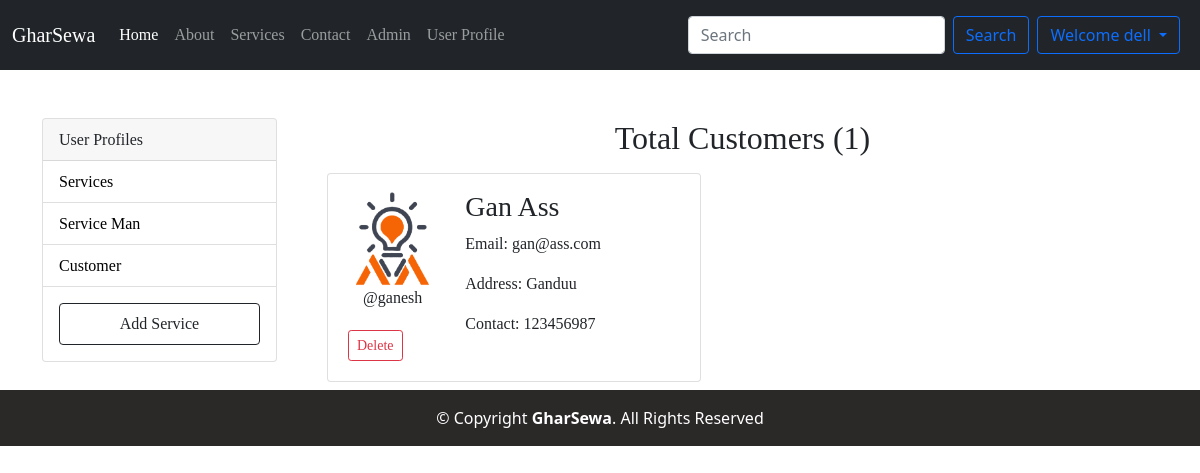
The app's page /user_profile/?category=customer (signed in) with its own data.
### home/models.py (models this page shows, shortened)
class Customer(models.Model):
    user = models.ForeignKey(User, on_delete=models.CASCADE, null=True)
    phone = models.CharField(max_length=20, null=True)
    address = models.CharField(max_length=100, null=True)
    image = models.ImageField(upload_to='customer/', null=True)
    date_joined = models.DateField(auto_now_add=True)

### home/views.py (the view)
# urls.py: path('user_profile/', views.user_profile, name='user_profile'),
@login_required(login_url='login')
def user_profile(request):
    if request.user.is_staff:
        category = request.GET.get('category')
        if category == None:
            services = Service.objects.all()
            count = services.count()
            category = 'Total Services Offered'
            return render(request, 'user_profile.html', {'services': services, 'count': count, 'category': category},)
        elif category == 'users':
            users = Service_Man.objects.all()
            count = users.count()
            category = 'Total Service-Man'
            return render(request, 'user_profile.html', {'users': users, 'count': count, 'category': category})
        elif category == 'customer':
            customers = Customer.objects.all()
            count = customers.count()
            category = "Total Customers"
            return render(request, 'user_profile.html', {'customers': customers, 'count': count, 'category': category})
        else:
            return render(request, 'user_profile.html')
    else:
        return HttpResponse('Error')

### templates/user_profile.html (shortened to what this page needs)
{% extends 'base.html' %}
{% load static %}
{% block body %}
<div class="container mt-5">
    <div class="row">
        <div class="col-md-3">
            <div class="card">
                <div class="card-header">
                    <a>User Profiles</a>
                </div>
                <ul class="list-group list-group-flush">
                    <li class="list-group-item">
                        <a href="{% url 'user_profile' %}">Services</a>
                    </li>
                    <li class="list-group-item">
                        <a href="{% url 'user_profile' %}?category=users">Service Man</a>
                    </li>
                    <li class="list-group-item">
                        <a href="{% url 'user_profile' %}?category=customer">Customer</a>
                    </li>
                </ul>
                <a href="{% url 'add_service' %}" class="btn btn-outline-dark p-2 m-3">Add Service</a>
            </div>
        </div>
        <div class="col-md-9">
            <div class="row">
                <h2 class="text-center"><a>{{category}} ({{count}})</h2>
                {% for customer in customers %}
                <div class="col-md-6">
                    <div class="card card-body my-2">
                        <div class="row">
                            <div class="col-md-4">
                                <div>
                                    <img src="{{customer.image.url}}" class="image-thumbnail w-75 m-auto" alt="Photos">
                                    <p class="text-center">@{{customer.user.username}}</p>
                                </div>
                                <div>
                                    <button class="btn btn-outline-danger btn-sm m-1" data-bs-toggle="modal"
                                        data-bs-target="#deleteCustomer">Delete</button>
                                </div>
                            </div>
                            <div class="col-md-8">
                                <h3>{{customer.user.first_name}} {{customer.user.last_name}}</h3>
                                <p>Email: {{customer.user.email}}</p>
                                <p>Address: {{customer.address}}</p>
                                <p>Contact: {{customer.phone}}</p>
                            </div>
                        </div>
                    </div>
                </div>
                {% endfor %}
            </div>
        </div>
    </div>
</div>
{% endblock body %}

### templates/base.html (shortened to what this page needs)
{% load static %}
<!DOCTYPE html>
<html lang="en">
<head>
    <link rel="stylesheet" href="https://cdnjs.cloudflare.com/ajax/libs/jquery-confirm/3.3.2/jquery-confirm.min.css">
    <link href="https://cdn.jsdelivr.net/npm/bootstrap@5.0.1/dist/css/bootstrap.min.css" rel="stylesheet"
>
    <link rel="stylesheet" href="https://stackpath.bootstrapcdn.com/font-awesome/4.7.0/css/font-awesome.min.css">
    <link rel="stylesheet" href="{% static '/css/style.css' %}">
</head>
<body>
    <nav class="navbar navbar-expand-lg navbar-dark bg-dark">
        <div class="container-fluid">
            <a class="navbar-brand" href="/">GharSewa</a>
            <div class="collapse navbar-collapse" id="navbarSupportedContent">
                <ul class="navbar-nav me-auto mb-2 mb-lg-0">
                    {% if user.is_superuser %}
                    <li class="nav-item">
                        <a class="nav-link active" aria-current="page" href="{% url 'admin_home' %}">Home</a>
                    </li>
                    {% else %}
                    <li class="nav-item">
                        <a class="nav-link active" aria-current="page" href="/">Home</a>
                    </li>
                    {% endif %}
                    <li class="nav-item">
                        <a class="nav-link" href="/about">About</a>
                    </li>
                    <li class="nav-item">
                        <a class="nav-link" href="/services">Services</a>
                    </li>
                    <li class="nav-item">
                        <a class="nav-link" href="/contact">Contact</a>
                    </li>
                    <li class="nav-item">
                        <a class="nav-link" target="_blank" href="/admin">Admin</a>
                    </li>
                    {% if user.is_superuser %}
                    <li class="nav-item">
                        <a class="nav-link" href="/user_profile">User Profile</a>
                    </li>
                    {% endif %}
                </ul>
                <form class="d-flex" action="/search" method="GET">
                    <input class="form-control me-2" type="search" name="search" id="search" placeholder="Search"
                        aria-label="Search" required>
                    <button class="btn btn-outline-primary" type="submit">Search</button>
                </form>
                <div class="m-2">
                    {% if user.is_authenticated %}
                    <span class="dropdown">
                        <button class="btn btn-outline-primary dropdown-toggle" type="button" id="userid"
                            data-bs-toggle="dropdown" aria-expanded="false">
                            Welcome {{request.user}}
                        </button>
                    </span>
                {% endif %}
            </div>
        </div>
        </div>
    </nav>
    {% block body %}{% endblock body %}
    <footer id="footer">
        <div class="copyright p-2">
            &copy; Copyright <strong><span>GharSewa</span></strong>. All Rights Reserved
        </div>
    </footer>
</body>
</html>

### static/css/style.css (style rules this page uses)
:root { --font1: "Montserrat"; --font2: "Roboto Slab"; --color1: #708ce7; }
* { box-sizing: border-box; margin: 0; padding: 0; }
html { scroll-behavior: smooth; }
body { overflow-x: hidden; line-height: 1.5; }
img { display: block; }
.row { justify-content: space-between; }
footer { text-align: center; background-color: rgb(43, 40, 40); color: white; width: 100%; line-height: 2.5rem; }
.m-auto { margin: auto; }

### templates/user_profile.html (style rules this page uses)
.image-thumbnail { display: block; max-width: 200px; max-height: 200px; }
.card { width: 90%; }
a { text-decoration: none; color: black; font-family: fantasy; }

### records on screen
Customer: image (picture), user.username "ganesh", user.first_name "Gan", user.last_name "Ass", user.email "gan@ass.com", address "Ganduu", phone "123456987"

### other values on screen
{{ request.user }} "dell"
{{ category }} "Total Customers"
{{ count }} "1"
